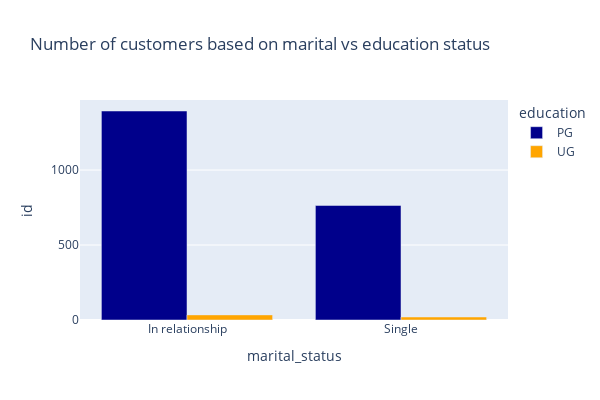

The code cell stored with this chart in its notebook:
### Markdown cell above
### Data Exploration
Visualize categorical variables using univariate and bivariate analysis.

### Code cell
def viz_group(data, row, column, color, title):
    """ plot a group bar chart.
    args:
        data (str): dataframe.
        row (list): list of x-axis.
        column (str): y-axis.
        title (str): graph name.
        height (int): graph height.
        width (int): graph width.
    show:
        grouped bar chart
    """
        
    fig = px.bar(data, row, column,
             color = color, 
             barmode = 'group',
             height = 400,
             width = 600,
             title = title,
             color_discrete_sequence = ['darkblue', 'orange'])
    fig.show()

df_marital_edu_count = df.groupby(['marital_status', 'education'])['id'].count().to_frame().reset_index()

viz_group(df_marital_edu_count, 'marital_status', 'id',  'education', 'Number of customers based on marital vs education status')

### Figure 1 — Plotly figure (JSON) as saved in the notebook; plotly's stock layout.template omitted (floating-point values rounded to 4 significant figures)
{"data": [{"alignmentgroup": "True", "hovertemplate": "education=PG<br>marital_status=%{x}<br>id=%{y}<extra></extra>", "legendgroup": "PG", "marker": {"color": "darkblue", "pattern": {"shape": ""}}, "name": "PG", "offsetgroup": "PG", "orientation": "v", "showlegend": true, "textposition": "auto", "type": "bar", "x": ["In relationship", "Single"], "xaxis": "x", "y": [1394, 764], "yaxis": "y"}, {"alignmentgroup": "True", "hovertemplate": "education=UG<br>marital_status=%{x}<br>id=%{y}<extra></extra>", "legendgroup": "UG", "marker": {"color": "orange", "pattern": {"shape": ""}}, "name": "UG", "offsetgroup": "UG", "orientation": "v", "showlegend": true, "textposition": "auto", "type": "bar", "x": ["In relationship", "Single"], "xaxis": "x", "y": [34, 20], "yaxis": "y"}], "layout": {"barmode": "group", "height": 400, "legend": {"title": {"text": "education"}, "tracegroupgap": 0}, "title": {"text": "Number of customers based on marital vs education status"}, "width": 600, "xaxis": {"anchor": "y", "domain": [0, 1], "title": {"text": "marital_status"}}, "yaxis": {"anchor": "x", "domain": [0, 1], "title": {"text": "id"}}}}
